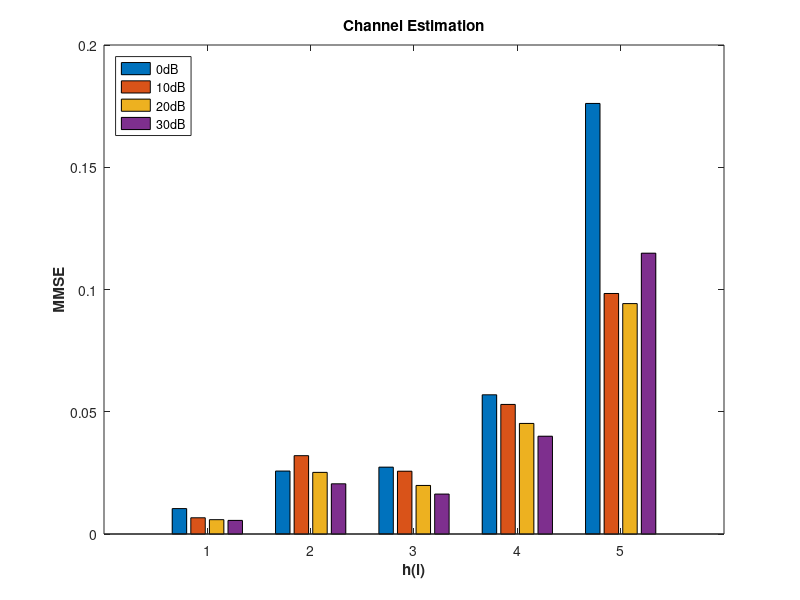

Reproduce this figure in MATLAB.
%%
% Practice1 Task2: Channel Estimation based on Auto-correlation

% Course: Random Signal Analysis, Professor Dai
% Author: Xiu Shengjie, 16308125
% School of Electronics and Information Technology, SYSU
% Date: 5/29/2019

%% fields
clear
close all

times = 100;
MMSE = zeros(4,5);

%% 0. rational transfer function -> frequency response
b = [1, 0.75, 0.8, 0.5, 0.3];
a = 1;
h = impz(b, a);


for dB = 0:10:30
    
MSE_sum = 0;

for k = 1: times;
    
%% 1. Input: Gaussian
x =randn(256, 1);

%% 2. Input goes through Channel
y = conv(x, h);

%% 3. Additive noise
y = awgn(y, dB);

%% 4. Estimation based on Auto-correlation
x_auto =  xcorr(x);
x_auto_0 = x_auto(256);

b_hat = zeros([1,5]);

for l = 1:5
    b_hat(l) = mean(x .* y(l:l+255))/(x_auto_0/256);
end


%% 6. Error: MSE
MSE = (b-b_hat).^2 ./ b.^2;
MSE_sum = MSE_sum+MSE;


end
MMSE(dB/10+1, :) = MSE_sum / times;

end

%% Plot: bar
bar = bar(MMSE');
l = cell(1,4);
l{1}='0dB'; l{2}='10dB'; l{3}='20dB'; l{4}='30dB';  
legend(l,'Location','northwest');
title('\bfChannel Estimation')
xlabel('\bfh(l)')
ylabel('\bfMMSE')

disp(MMSE)